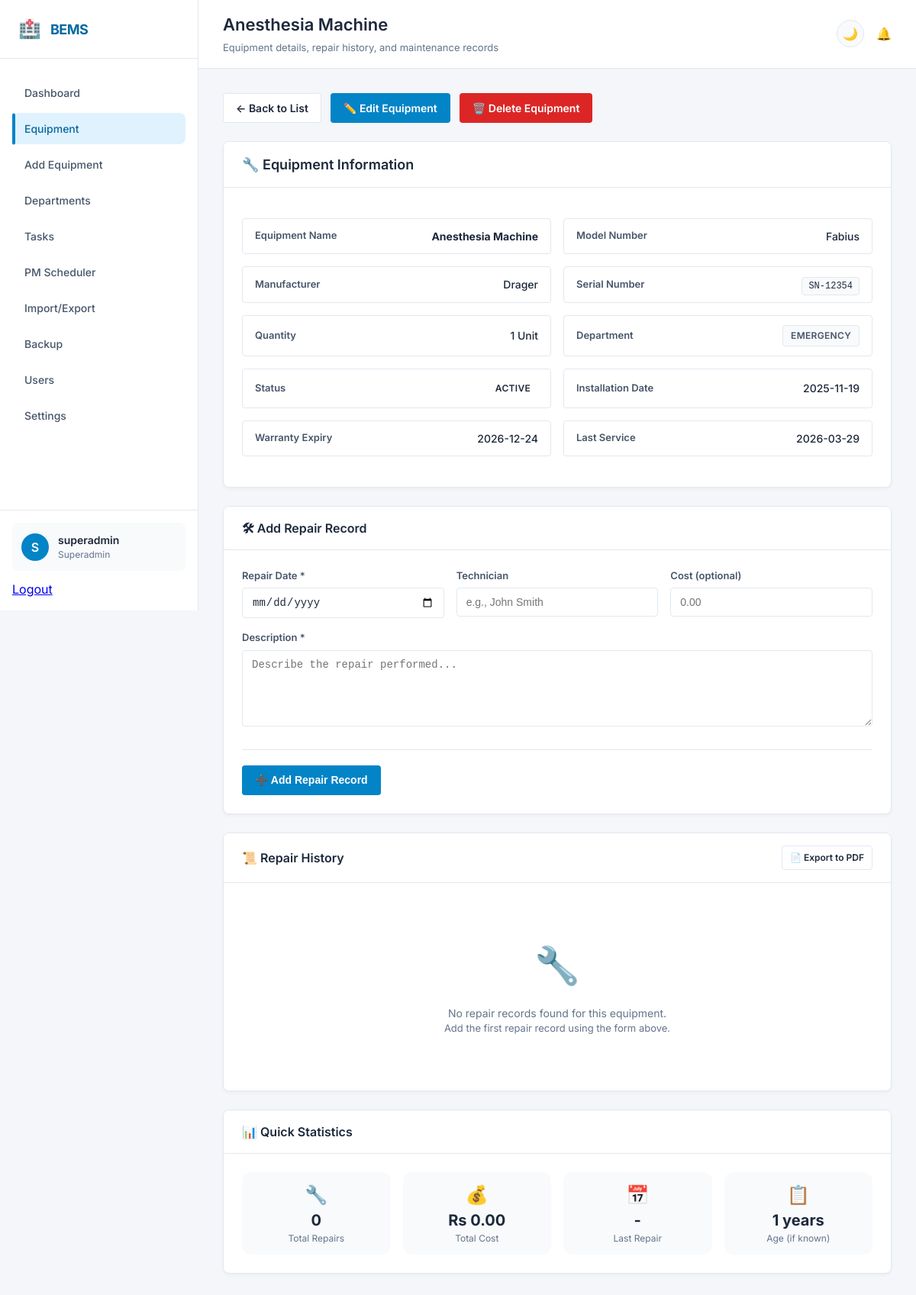
Page /equipment/11 (signed in) on the committed database.
### app.py (models this page shows)
class Equipment(db.Model):
    id = db.Column(db.Integer, primary_key=True)
    name = db.Column(db.String(100))
    model_no = db.Column(db.String(100))
    company = db.Column(db.String(100))
    serial_no = db.Column(db.String(100))
    quantity = db.Column(db.Integer, default=1)
    department_id = db.Column(db.Integer, db.ForeignKey('department.id'))
    department_name = db.Column(db.String(100))
    status = db.Column(db.String(50))
    install_date = db.Column(db.String(50))
    warranty_date = db.Column(db.String(50))
    last_service = db.Column(db.String(50))
    created_at = db.Column(db.String(50), default=lambda: datetime.now().strftime('%Y-%m-%d %H:%M:%S'))

class Department(db.Model):
    id = db.Column(db.Integer, primary_key=True)
    name = db.Column(db.String(100), unique=True, nullable=False)
    description = db.Column(db.String(200))
    created_at = db.Column(db.String(50), default=lambda: datetime.now().strftime('%Y-%m-%d %H:%M:%S'))
    equipments = db.relationship('Equipment', backref='department_obj', lazy=True)

### app.py (the view)
@app.route('/equipment/<int:id>')
@login_required
def equipment_detail(id):
    eq = Equipment.query.get(id)
    repairs = Repair.query.filter_by(equipment_id=id).all()
    return render_template('equipment_detail.html', eq=eq, repairs=repairs, datetime=datetime)

### templates/equipment_detail.html (shortened to what this page needs)
{% extends "base.html" %}
{% block page_title %}{{ eq.name }}{% endblock %}
{% block page_description %}Equipment details, repair history, and maintenance records{% endblock %}
{% block content %}
<div style="display: flex; gap: 12px; flex-wrap: wrap; margin-bottom: 24px;">
    <a href="/equipment_list" class="btn btn-secondary">
        ← Back to List
    </a>
    {% if session.get('role') in ['admin', 'superadmin'] %}
        <a href="/edit/{{ eq.id }}" class="btn btn-primary">
            ✏️ Edit Equipment
        </a>
        <a href="/equipment/{{ eq.id }}/delete"
           class="btn btn-danger"
           onclick="return confirm('⚠️ WARNING: Delete "{{ eq.name }}"?\\n\\nThis will also delete:\\n- All repair records\\n- All linked tasks\\n- All PM schedules\\n\\nThis cannot be undone!')">
            🗑️ Delete Equipment
        </a>
    {% endif %}
</div>
<div class="card equipment-card">
    <div class="card-header">
        <h3 class="card-title">🔧 Equipment Information</h3>
    </div>
    <div class="card-body">
        <div class="equipment-grid">
            <div class="info-row">
                <span class="info-label">Equipment Name</span>
                <span class="info-value"><strong>{{ eq.name }}</strong></span>
            </div>
            <div class="info-row">
                <span class="info-label">Model Number</span>
                <span class="info-value">{{ eq.model_no or '-' }}</span>
            </div>
            <div class="info-row">
                <span class="info-label">Manufacturer</span>
                <span class="info-value">{{ eq.company or '-' }}</span>
            </div>
            <div class="info-row">
                <span class="info-label">Serial Number</span>
                <span class="info-value">
                    {% if eq.serial_no %}
                        <code class="serial-code">{{ eq.serial_no }}</code>
                    {% else %}
                        -
                    {% endif %}
                </span>
            </div>
            <div class="info-row">
                <span class="info-label">Quantity</span>
                <span class="info-value">
                    {% if eq.quantity and eq.quantity > 1 %}
                        <span class="badge primary-badge">
                            {{ eq.quantity }} Units
                        </span>
                    {% else %}
                        1 Unit
                    {% endif %}
                </span>
            </div>
            <div class="info-row">
                <span class="info-label">Department</span>
                <span class="info-value">
                    {% if eq.department_obj %}
                        <span class="badge soft-badge">
                            {{ eq.department_obj.name }}
                        </span>
                    {% elif eq.department_name %}
                        <span class="badge soft-badge">
                            {{ eq.department_name }}
                        </span>
                    {% else %}
                        -
                    {% endif %}
                </span>
            </div>
            <div class="info-row">
                <span class="info-label">Status</span>
                <span class="info-value">
                    <span class="badge badge-{{ eq.status.lower().replace(' ', '-') }}">
                        {{ eq.status }}
                    </span>
                </span>
            </div>
            <div class="info-row">
                <span class="info-label">Installation Date</span>
                <span class="info-value">{{ eq.install_date or '-' }}</span>
            </div>
            <div class="info-row">
                <span class="info-label">Warranty Expiry</span>
                <span class="info-value">
                    {{ eq.warranty_date or '-' }}
                </span>
            </div>
            <div class="info-row">
                <span class="info-label">Last Service</span>
                <span class="info-value">{{ eq.last_service or '-' }}</span>
            </div>
        </div>
    </div>
</div>
{% if session.get('role') in ['admin', 'superadmin'] %}
<div class="card" style="margin-bottom: 24px;">
    <div class="card-header">
        <h3 class="card-title">🛠 Add Repair Record</h3>
    </div>
    <div class="card-body">
        <form method="POST" action="/add_repair/{{ eq.id }}" class="repair-form">
            <div style="display: grid; grid-template-columns: repeat(auto-fit, minmax(200px, 1fr)); gap: 16px; margin-bottom: 16px;">
                <div class="form-group" style="margin-bottom: 0;">
                    <label class="form-label">Repair Date *</label>
                    <input type="date" name="repair_date" class="form-control" required>
                </div>
                <div class="form-group" style="margin-bottom: 0;">
                    <label class="form-label">Technician</label>
                    <input type="text" name="technician" class="form-control" placeholder="e.g., John Smith">
                </div>
                <div class="form-group" style="margin-bottom: 0;">
                    <label class="form-label">Cost (optional)</label>
                    <input type="number" name="cost" class="form-control" placeholder="0.00" step="0.01">
                </div>
            </div>
            <div class="form-group">
                <label class="form-label">Description *</label>
                <textarea name="description" class="form-control" rows="3" placeholder="Describe the repair performed..." required></textarea>
            </div>
            <div class="form-actions">
                <button type="submit" class="btn btn-primary">➕ Add Repair Record</button>
            </div>
        </form>
    </div>
</div>
{% endif %}
<div class="card">
    <div class="card-header">
        <h3 class="card-title">📜 Repair History</h3>
        <a href="/export/pdf/repair/{{ eq.id }}" class="btn btn-secondary btn-sm">
            📄 Export to PDF
        </a>
    </div>
    <div class="card-body">
        {% if repairs %}
            <div class="table-container">
                <table class="data-table">
                    <thead>
                        <tr>
                            <th>Date</th>
                            <th>Technician</th>
                            <th>Description</th>
                            <th>Cost</th>
                            {% if session.get('role') in ['admin', 'superadmin'] %}
                            <th>Actions</th>
                            {% endif %}
                        </thead>
                        <tbody>
                            {% for repair in repairs %}
                            <tr>
                                <td><strong>{{ repair.repair_date or '-' }}</strong></td>
                                <td>{{ repair.technician or '-' }}</td>
                                <td>{{ repair.description or '-' }}</td>
                                <td>
                                    {% if repair.cost and repair.cost > 0 %}
                                        <span style="color: var(--primary);">${{ "%.2f"|format(repair.cost) }}</span>
                                    {% else %}
                                        -
                                    {% endif %}
                                </td>
                                {% if session.get('role') in ['admin', 'superadmin'] %}
                                <td>
                                    <button class="btn btn-sm btn-secondary"
                                            onclick="editRepair({{ repair.id }}, '{{ repair.repair_date }}', '{{ repair.description }}', '{{ repair.technician }}', {{ repair.cost }})"
                                            style="padding: 4px 8px;">
                                        ✏️
                                    </button>
                                    <button class="btn btn-sm btn-danger"
                                            onclick="deleteRepair({{ repair.id }})"
                                            style="padding: 4px 8px;">
                                        🗑️
                                    </button>
                                </td>
                                {% endif %}
                            </tr>
                            {% endfor %}
                        </tbody>
                    </table>
                </div>
            {% else %}
                <div class="empty-state">
                    <div class="empty-state-icon">🔧</div>
                    <p>No repair records found for this equipment.</p>
                    <p style="font-size: 13px; color: var(--text-muted);">Add the first repair record using the form above.</p>
                </div>
            {% endif %}
        </div>
    </div>
    <div class="card" style="margin-top: 24px;">
        <div class="card-header">
            <h3 class="card-title">📊 Quick Statistics</h3>
        </div>
        <div class="card-body">
            <div style="display: grid; grid-template-columns: repeat(auto-fit, minmax(150px, 1fr)); gap: 16px;">
                <div style="text-align: center; padding: 12px; background: var(--bg-tertiary); border-radius: 12px;">
                    <div style="font-size: 24px;">🔧</div>
                    <div style="font-size: 20px; font-weight: bold;">{{ repairs|length }}</div>
                    <div style="font-size: 12px; color: var(--text-muted);">Total Repairs</div>
                </div>
                <div style="text-align: center; padding: 12px; background: var(--bg-tertiary); border-radius: 12px;">
                    <div style="font-size: 24px;">💰</div>
                    <div style="font-size: 20px; font-weight: bold;">
                        {% set total_cost = namespace(value=0) %}
                        {% for repair in repairs %}
                            {% if repair.cost %}
                                {% set total_cost.value = total_cost.value + repair.cost %}
                            {% endif %}
                        {% endfor %}
                        Rs {{ "%.2f"|format(total_cost.value) }}
                    </div>
                    <div style="font-size: 12px; color: var(--text-muted);">Total Cost</div>
                </div>
                <div style="text-align: center; padding: 12px; background: var(--bg-tertiary); border-radius: 12px;">
                    <div style="font-size: 24px;">📅</div>
                    <div style="font-size: 20px; font-weight: bold;">
                        {% if repairs %}
                            {% set last_repair = repairs|sort(attribute='repair_date', reverse=True)|first %}
                            {{ last_repair.repair_date or '-' }}
                        {% else %}
                            -
                        {% endif %}
                    </div>
                    <div style="font-size: 12px; color: var(--text-muted);">Last Repair</div>
                </div>
                <div style="text-align: center; padding: 12px; background: var(--bg-tertiary); border-radius: 12px;">
                    <div style="font-size: 24px;">📋</div>
                    <div style="font-size: 20px; font-weight: bold;">
                        {% if eq.install_date %}
                            {% set install_year = eq.install_date[:4] %}
                            {{ ((datetime.now().year - install_year|int)) }} years
                        {% else %}
                            -
                        {% endif %}
                    </div>
                    <div style="font-size: 12px; color: var(--text-muted);">Age (if known)</div>
                </div>
            </div>
        </div>
    </div>
    {% endblock %}

### rows in the picture
Equipment: name "Anesthesia Machine", model_no "Fabius", company "Drager", serial_no "SN-12354", status "ACTIVE", install_date "2025-11-19", warranty_date "2026-12-24", last_service "2026-03-29"
Department: department_obj.name "EMERGENCY"

### other values in the picture
{{ session['user'][0]|upper if session.get('user') else 'U' }} "S"
{{ session.get('user', 'Guest') }} "superadmin"
{{ session.get('role', 'guest') }} "Superadmin"
{{ repairs|length }} "0"
{{ "%.2f"|format(total_cost.value) }} "0.00"
